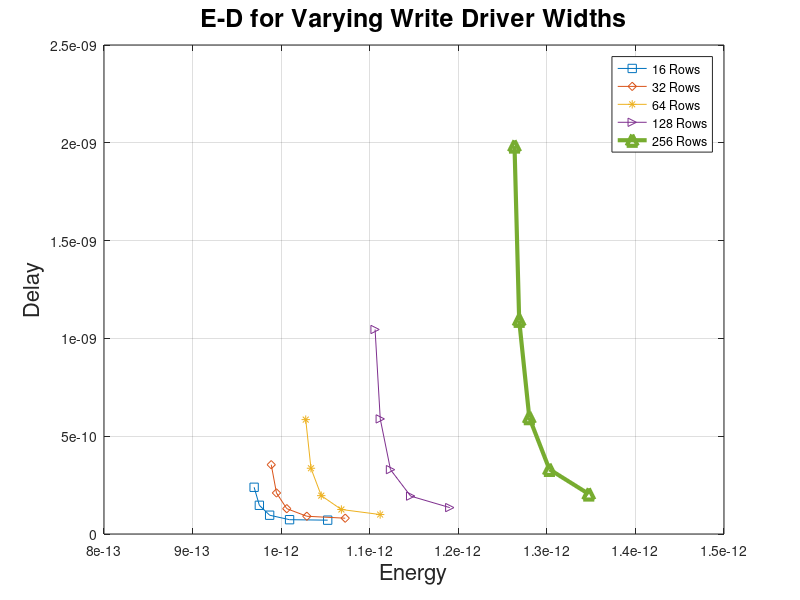

Write MATLAB code to recreate this figure.

  %load data%
  f0=load('RVP_CD_sweep/dataw16.txt')
  delay0 = f0(:,5);
  energy0= f0(:,9);

  f1=load('RVP_CD_sweep/dataw32.txt')
  delay1 = f1(:,5);
  energy1= f1(:,9);

  f2=load('RVP_CD_sweep/dataw64.txt')
  delay2 = f2(:,5);
  energy2= f2(:,9);

  f3=load('RVP_CD_sweep/dataw128.txt')
  delay3 = f3(:,5);
  energy3= f3(:,9);

  f4=load('RVP_CD_sweep/dataw256.txt')
  delay4 = f4(:,5);
  energy4= f4(:,9);

  f5=load('RVP_CD_sweep/dataw512.txt')
  delay5 = f5(:,5);
  energy5= f5(:,9);


plot(energy0,delay0,'-s',energy1,delay1,'-d',energy2,delay2,'-*',energy3,delay3,'->',energy4,delay4,'-^','linewidth',3,'MarkerSize',8);
  grid on;
  legend('16 Rows','32 Rows','64 Rows','128 Rows','256 Rows','512 Rows');  


  xlabel('Energy','fontsize',16);
  ylabel('Delay','fontsize',16);
  title('E-D for Varying Write Driver Widths','fontsize',18);

  %save and close%
  print(gcf, '-depsc', 'WrDrvr.eps');



